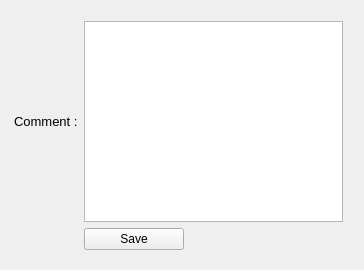
<?xml version="1.0" encoding="UTF-8"?>
<ui version="4.0">
 <class>SavingReminder</class>
 <widget class="QWidget" name="SavingReminder">
  <property name="geometry">
   <rect>
    <x>0</x>
    <y>0</y>
    <width>364</width>
    <height>270</height>
   </rect>
  </property>
  <property name="windowTitle">
   <string>Form</string>
  </property>
  <widget class="QWidget" name="">
   <property name="geometry">
    <rect>
     <x>14</x>
     <y>21</y>
     <width>329</width>
     <height>229</height>
    </rect>
   </property>
   <layout class="QGridLayout" name="gridLayout">
    <item row="0" column="0">
     <widget class="QLabel" name="commentLabel">
      <property name="minimumSize">
       <size>
        <width>0</width>
        <height>0</height>
       </size>
      </property>
      <property name="font">
       <font>
        <pointsize>10</pointsize>
       </font>
      </property>
      <property name="text">
       <string>Comment :</string>
      </property>
     </widget>
    </item>
    <item row="0" column="1">
     <widget class="QTextEdit" name="commentTextEdit"/>
    </item>
    <item row="1" column="1">
     <widget class="QPushButton" name="saveBtn">
      <property name="maximumSize">
       <size>
        <width>100</width>
        <height>16777215</height>
       </size>
      </property>
      <property name="text">
       <string>Save</string>
      </property>
     </widget>
    </item>
   </layout>
  </widget>
 </widget>
 <resources/>
 <connections/>
</ui>
